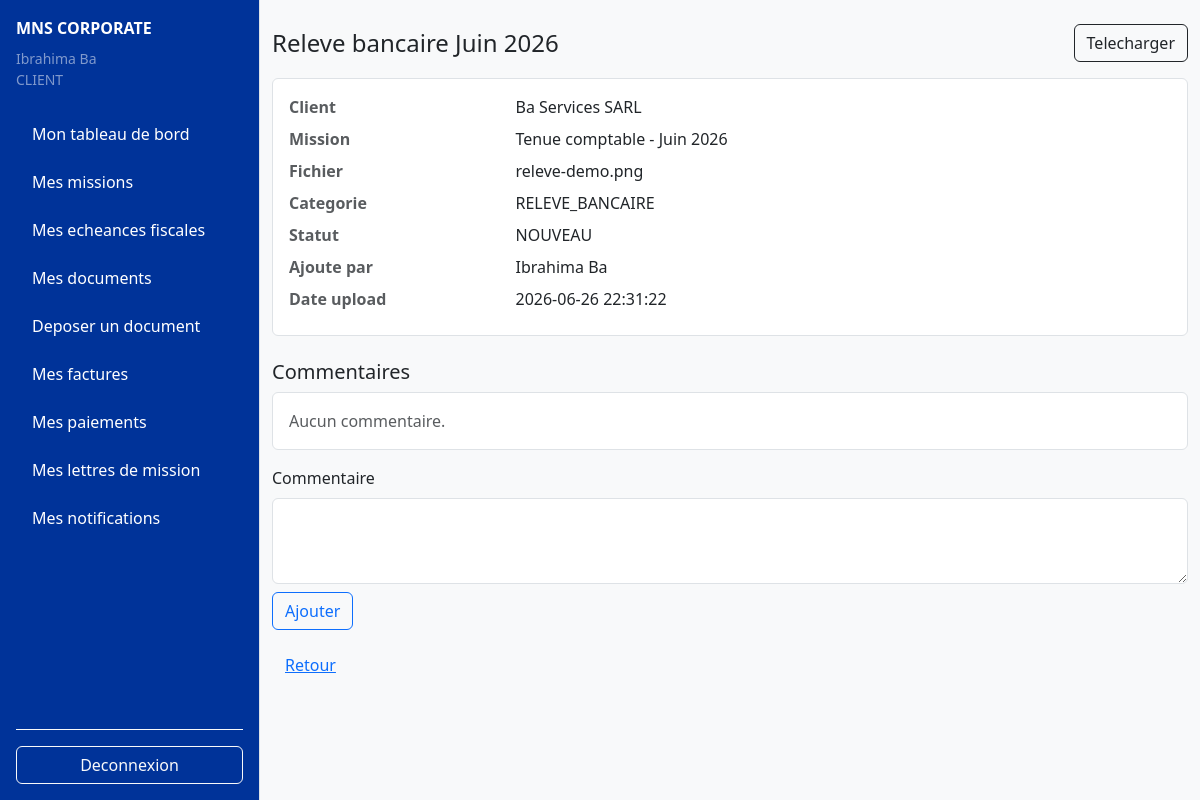
Page /frontend/views/documents/show.php?id=1 (signed in) on the committed database.
### tables this page shows
CREATE TABLE IF NOT EXISTS documents (
    id INT UNSIGNED AUTO_INCREMENT PRIMARY KEY,
    client_id INT UNSIGNED NOT NULL,
    mission_id INT UNSIGNED NULL,
    uploaded_by INT UNSIGNED NOT NULL,
    title VARCHAR(180) NOT NULL,
    original_filename VARCHAR(255) NOT NULL,
    stored_filename VARCHAR(255) NOT NULL,
    file_path VARCHAR(255) NOT NULL,
    file_type VARCHAR(100) NULL,
    file_size INT UNSIGNED NULL,
    document_category ENUM('FACTURE', 'RELEVE_BANCAIRE', 'CONTRAT', 'DECLARATION', 'AUTRE')
        NOT NULL DEFAULT 'AUTRE',
    status ENUM('NOUVEAU', 'CONSULTE', 'VALIDE', 'REJETE')
        NOT NULL DEFAULT 'NOUVEAU',
    uploaded_at TIMESTAMP DEFAULT CURRENT_TIMESTAMP,
    CONSTRAINT fk_documents_client
        FOREIGN KEY (client_id) REFERENCES clients(id)
        ON DELETE CASCADE
        ON UPDATE CASCADE,
    CONSTRAINT fk_documents_mission
        FOREIGN KEY (mission_id) REFERENCES missions(id)
        ON DELETE SET NULL
        ON UPDATE CASCADE,
    CONSTRAINT fk_documents_uploaded_by
        FOREIGN KEY (uploaded_by) REFERENCES users(id)
        ON DELETE RESTRICT
        ON UPDATE CASCADE
);

CREATE TABLE IF NOT EXISTS users (
    id INT UNSIGNED AUTO_INCREMENT PRIMARY KEY,
    full_name VARCHAR(150) NOT NULL,
    email VARCHAR(150) NOT NULL UNIQUE,
    phone VARCHAR(30) NULL,
    password_hash VARCHAR(255) NOT NULL,
    role ENUM('EXPERT', 'COLLABORATEUR', 'STAGIAIRE', 'CLIENT') NOT NULL,
    is_active TINYINT(1) NOT NULL DEFAULT 1,
    last_login_at DATETIME NULL,
    created_at TIMESTAMP DEFAULT CURRENT_TIMESTAMP,
    updated_at TIMESTAMP DEFAULT CURRENT_TIMESTAMP ON UPDATE CURRENT_TIMESTAMP
);

CREATE TABLE IF NOT EXISTS clients (
    id INT UNSIGNED AUTO_INCREMENT PRIMARY KEY,
    user_id INT UNSIGNED NULL UNIQUE,
    company_name VARCHAR(180) NOT NULL,
    legal_form VARCHAR(100) NULL,
    contact_name VARCHAR(150) NULL,
    email VARCHAR(150) NULL,
    phone VARCHAR(30) NULL,
    address VARCHAR(255) NULL,
    ninea VARCHAR(50) NULL UNIQUE,
    rccm VARCHAR(80) NULL UNIQUE,
    tax_regime VARCHAR(100) NULL,
    accounting_year_start DATE NULL,
    accounting_year_end DATE NULL,
    status ENUM('ACTIF', 'INACTIF') NOT NULL DEFAULT 'ACTIF',
    created_at TIMESTAMP DEFAULT CURRENT_TIMESTAMP,
    updated_at TIMESTAMP DEFAULT CURRENT_TIMESTAMP ON UPDATE CURRENT_TIMESTAMP,
    CONSTRAINT fk_clients_user
        FOREIGN KEY (user_id) REFERENCES users(id)
        ON DELETE SET NULL
        ON UPDATE CASCADE
);

CREATE TABLE IF NOT EXISTS missions (
    id INT UNSIGNED AUTO_INCREMENT PRIMARY KEY,
    client_id INT UNSIGNED NOT NULL,
    mission_catalog_id INT UNSIGNED NOT NULL,
    title VARCHAR(180) NOT NULL,
    description TEXT NULL,
    start_date DATE NOT NULL,
    planned_end_date DATE NULL,
    actual_end_date DATE NULL,
    status ENUM('A_FAIRE', 'EN_COURS', 'TERMINEE', 'EN_RETARD', 'ANNULEE')
        NOT NULL DEFAULT 'A_FAIRE',
    priority ENUM('BASSE', 'MOYENNE', 'HAUTE') NOT NULL DEFAULT 'MOYENNE',
    estimated_hours DECIMAL(8,2) NULL,
    created_by INT UNSIGNED NOT NULL,
    created_at TIMESTAMP DEFAULT CURRENT_TIMESTAMP,
    updated_at TIMESTAMP DEFAULT CURRENT_TIMESTAMP ON UPDATE CURRENT_TIMESTAMP,
    CONSTRAINT fk_missions_client
        FOREIGN KEY (client_id) REFERENCES clients(id)
        ON DELETE CASCADE
        ON UPDATE CASCADE,
    CONSTRAINT fk_missions_catalog
        FOREIGN KEY (mission_catalog_id) REFERENCES mission_catalog(id)
        ON DELETE RESTRICT
        ON UPDATE CASCADE,
    CONSTRAINT fk_missions_created_by
        FOREIGN KEY (created_by) REFERENCES users(id)
        ON DELETE RESTRICT
        ON UPDATE CASCADE
);

### backend/controllers/document_controller.php (called while the page is built, shortened)
<?php
require_once __DIR__ . '/../models/Document.php';
require_once __DIR__ . '/../models/Comment.php';
require_once __DIR__ . '/../includes/helpers.php';
function showDocument(int $id): void
{
    $pdo = getDatabaseConnection();
    $model = new Document($pdo);
    $user = currentUser();
    if (!$model->canAccess($user, $id)) { setFlashMessage('error', 'Document inaccessible.'); redirect(DOCUMENT_LIST_URL); }
    $document = $model->getDocumentWithRelations($id);
    $comments = (new Comment($pdo))->findByDocument($id);
    renderDocumentView('show.php', compact('document', 'comments'));
}
function renderDocumentView(string $view, array $vars=[]): void { extract($vars, EXTR_SKIP); if (!defined('MNS_CONTROLLER_RENDER')) { define('MNS_CONTROLLER_RENDER', true); } require __DIR__ . '/../../frontend/views/documents/' . $view; }

### backend/includes/helpers.php (called while the page is built, shortened)
<?php
function e(?string $value): string
{
    return htmlspecialchars($value ?? '', ENT_QUOTES, 'UTF-8', false);
}

### backend/models/BaseModel.php (called while the page is built, shortened)
<?php
abstract class BaseModel
{
    protected PDO $db;
    public function __construct(PDO $db)
    {
        $this->db = $db;
    }
    protected function fetchOne(string $sql, array $params = []): ?array
    {
        $stmt = $this->db->prepare($sql);
        $stmt->execute($params);
        $result = $stmt->fetch(PDO::FETCH_ASSOC);
        return $result === false ? null : $result;
    }
    protected function fetchAll(string $sql, array $params = []): array
    {
        $stmt = $this->db->prepare($sql);
        $stmt->execute($params);
        return $stmt->fetchAll(PDO::FETCH_ASSOC);
    }
}

### backend/models/Document.php (called while the page is built, shortened)
<?php
require_once __DIR__ . '/BaseModel.php';
class Document extends BaseModel
{
    public function getDocumentWithRelations(int $id): ?array
    {
        return $this->fetchOne(
            'SELECT d.*, c.company_name, m.title AS mission_title, u.full_name AS uploader_name
             FROM documents d
             INNER JOIN clients c ON c.id = d.client_id
             LEFT JOIN missions m ON m.id = d.mission_id
             INNER JOIN users u ON u.id = d.uploaded_by
             WHERE d.id = :id',
            ['id' => $id]
        );
    }
    public function countAll(array $filters = []): int
    {
        $params = [];
        $where = $this->where($filters, $params);
        $row = $this->fetchOne(
            "SELECT COUNT(*) AS total FROM documents d
             INNER JOIN clients c ON c.id = d.client_id
             LEFT JOIN missions m ON m.id = d.mission_id {$where}",
            $params
        );
        return $row === null ? 0 : (int) $row['total'];
    }
    public function canAccess(array $user, int $documentId): bool
    {
        $filters = $this->applyAccessFilters($user, ['document_id' => $documentId]);
        return $this->countAll($filters) > 0;
    }
    private function applyAccessFilters(array $user, array $filters): array
    {
        if (($user['role'] ?? '') === 'CLIENT') {
            $client = $this->fetchOne('SELECT id FROM clients WHERE user_id = :user_id', ['user_id' => (int) $user['id']]);
            $filters['client_id'] = $client['id'] ?? 0;
        } elseif (in_array(($user['role'] ?? ''), ['COLLABORATEUR', 'STAGIAIRE'], true)) {
            $filters['assigned_user_id'] = (int) $user['id'];
        }
        return $filters;
    }
    private function where(array $filters, array &$params): string
    {
        $where = [];
        if (($filters['document_id'] ?? '') !== '') {
            $where[] = 'd.id = :document_id';
            $params['document_id'] = $filters['document_id'];
        }
        foreach (['client_id', 'mission_id', 'status', 'document_category'] as $field) {
            if (($filters[$field] ?? '') !== '') {
                $where[] = "d.{$field} = :{$field}";
                $params[$field] = $filters[$field];
            }
        }
        return $where ? ' WHERE ' . implode(' AND ', $where) : '';
    }
}

### backend/models/Comment.php (called while the page is built, shortened)
<?php
require_once __DIR__ . '/BaseModel.php';
class Comment extends BaseModel
{
    public function findByDocument(int $documentId): array
    {
        return $this->fetchAll(
            'SELECT c.*, u.full_name FROM comments c INNER JOIN users u ON u.id = c.user_id WHERE c.document_id = :document_id ORDER BY c.created_at ASC',
            ['document_id' => $documentId]
        );
    }
}

### frontend/views/documents/show.php (the view)
<?php declare(strict_types=1); if(!defined('MNS_CONTROLLER_RENDER')){require_once __DIR__.'/../../../backend/controllers/document_controller.php'; if(($_GET['action']??'')==='comment'){addDocumentComment((int)($_POST['document_id']??0));}else{showDocument((int)($_GET['id']??0));} return;} require_once __DIR__.'/../../../backend/includes/helpers.php'; require_once __DIR__.'/../../../backend/includes/role_check.php'; $user=currentUser(); require_once __DIR__.'/../includes/header.php'; ?>
<div class="d-flex"><?php require_once __DIR__.'/../includes/sidebar.php'; ?><main class="container py-4"><div class="d-flex justify-content-between align-items-center mb-3"><h1 class="h4 mb-0"><?php echo e($document['title']); ?></h1><a class="btn btn-outline-dark" href="/MNS_CORPORATE/frontend/views/documents/list.php?action=download&id=<?php echo e((string)$document['id']); ?>">Telecharger</a></div><div class="bg-white border rounded p-3"><dl class="row mb-0"><?php foreach(['company_name'=>'Client','mission_title'=>'Mission','original_filename'=>'Fichier','document_category'=>'Categorie','status'=>'Statut','uploader_name'=>'Ajoute par','uploaded_at'=>'Date upload'] as $k=>$l): ?><dt class="col-sm-3 text-muted"><?php echo e($l); ?></dt><dd class="col-sm-9"><?php echo e((string)($document[$k]??'')); ?></dd><?php endforeach; ?></dl><?php if(($user['role']??'')==='EXPERT'): ?><form method="post" action="/MNS_CORPORATE/frontend/views/documents/list.php?action=status" class="mt-3 d-flex gap-2"><input type="hidden" name="id" value="<?php echo e((string)$document['id']); ?>"><button class="btn btn-success" name="status" value="VALIDE">Valider</button><button class="btn btn-danger" name="status" value="REJETE">Rejeter</button></form><?php endif; ?></div><h2 class="h5 mt-4">Commentaires</h2><div class="bg-white border rounded p-3"><?php foreach(($comments??[]) as $c): ?><div class="border-bottom py-2"><strong><?php echo e($c['full_name']); ?></strong><div><?php echo e($c['message']); ?></div><small class="text-muted"><?php echo e($c['created_at']); ?></small></div><?php endforeach; ?><?php if(($comments??[])===[]): ?><div class="text-muted">Aucun commentaire.</div><?php endif; ?></div><?php require __DIR__.'/comment_form.php'; ?><a class="btn btn-link mt-3" href="/MNS_CORPORATE/frontend/views/documents/list.php">Retour</a></main></div><?php require_once __DIR__.'/../includes/footer.php'; ?>

### frontend/views/includes/sidebar.php (shortened to what this page needs)
<?php
require_once __DIR__ . '/../../../backend/includes/helpers.php';
$user = currentUser();
$role = is_array($user) ? (string) ($user['role'] ?? '') : '';
$fullName = is_array($user) ? (string) ($user['full_name'] ?? '') : '';
$currentPath = (string) ($_SERVER['SCRIPT_NAME'] ?? '');
$sidebarBlue = '#003399';
$links = [];
if ($role === 'EXPERT') {
    $links = [
        ['Tableau de bord', '/MNS_CORPORATE/index.php'],
        ['Clients', '/MNS_CORPORATE/frontend/views/clients/list.php'],
        ['Missions', '/MNS_CORPORATE/frontend/views/missions/list.php'],
        ['Catalogue des missions', '/MNS_CORPORATE/frontend/views/missions/catalog_list.php'],
        ['Echeances fiscales', '/MNS_CORPORATE/frontend/views/deadlines/list.php'],
        ['Documents', '/MNS_CORPORATE/frontend/views/documents/list.php'],
        ['Notifications', '/MNS_CORPORATE/frontend/views/notifications/list.php'],
        ['Gestion des timesheets', '/MNS_CORPORATE/frontend/views/timesheets/list.php'],
        ['Synthese temps par mission', '/MNS_CORPORATE/frontend/views/timesheets/summary.php'],
        ['Factures', '/MNS_CORPORATE/frontend/views/invoices/list.php'],
        ['Creer une facture', '/MNS_CORPORATE/frontend/views/invoices/create.php'],
        ['Paiements', '/MNS_CORPORATE/frontend/views/payments/list.php'],
        ['Balance agee', '/MNS_CORPORATE/frontend/views/payments/balance_aged.php'],
        ['Lettres de mission', '/MNS_CORPORATE/frontend/views/engagement_letters/list.php'],
        ['Exports', '/MNS_CORPORATE/frontend/views/exports/index.php'],
        ['Sauvegarde base de donnees', '/MNS_CORPORATE/frontend/views/exports/backup.php'],
        ['Journal d audit', '/MNS_CORPORATE/frontend/views/audit_logs/list.php'],
    ];
} elseif ($role === 'CLIENT') {
    $links = [
        ['Mon tableau de bord', '/MNS_CORPORATE/index.php'],
        ['Mes missions', '/MNS_CORPORATE/frontend/views/missions/list.php'],
        ['Mes echeances fiscales', '/MNS_CORPORATE/frontend/views/deadlines/list.php'],
        ['Mes documents', '/MNS_CORPORATE/frontend/views/documents/list.php'],
        ['Deposer un document', '/MNS_CORPORATE/frontend/views/documents/upload.php'],
        ['Mes factures', '/MNS_CORPORATE/frontend/views/invoices/list.php'],
        ['Mes paiements', '/MNS_CORPORATE/frontend/views/payments/list.php'],
        ['Mes lettres de mission', '/MNS_CORPORATE/frontend/views/engagement_letters/list.php'],
        ['Mes notifications', '/MNS_CORPORATE/frontend/views/notifications/list.php'],
    ];
}
?>
<nav class="border-end d-none d-lg-flex flex-column flex-shrink-0" style="min-height:100vh; width:260px; padding:1rem; background-color: <?php echo e($sidebarBlue); ?>;">
    <?php renderSidebarContent($user, $fullName, $role, $links, $currentPath, $sidebarBlue); ?>
</nav>
<?php
function renderSidebarContent(?array $user, string $fullName, string $role, array $links, string $currentPath, string $sidebarBlue): void
{
    ?>
    <div class="mb-4">
        <a href="/MNS_CORPORATE/index.php" class="text-decoration-none text-white"><strong>MNS CORPORATE</strong></a>
        <?php if ($user !== null): ?>
            <div class="small text-white-50 mt-2">
                <div><?php echo e($fullName); ?></div>
                <div><?php echo e($role); ?></div>
            </div>
        <?php endif; ?>
    </div>
    <?php if ($user !== null): ?>
        <ul class="nav flex-column flex-grow-1">
            <?php foreach ($links as [$label, $url]): ?>
                <?php $isActive = sidebarLinkIsActive((string) $url, $currentPath); ?>
                <li class="nav-item mb-2">
                    <a
                        class="nav-link rounded <?php echo $isActive ? 'fw-semibold' : ''; ?>"
                        style="<?php echo $isActive ? 'background-color:#fff;color:' . e($sidebarBlue) . ';' : 'color:#fff;'; ?>"
                        href="<?php echo e($url); ?>"
                    ><?php echo e($label); ?></a>
                </li>
            <?php endforeach; ?>
        </ul>
        <div class="pt-3 border-top border-light">
            <a class="btn btn-outline-light w-100" href="/MNS_CORPORATE/logout.php">Deconnexion</a>
        </div>
    <?php else: ?>
        <div class="text-white-50">Connectez-vous pour voir le menu.</div>
    <?php endif; ?>
    <?php
}
function sidebarLinkIsActive(string $url, string $currentPath): bool
{
    $path = parse_url($url, PHP_URL_PATH);
    return $currentPath === $path;
}

### rows in the picture
documents: uploaded_by.full_name "Ibrahima Ba", title "Releve bancaire Juin 2026", client.company_name "Ba Services SARL", mission.title "Tenue comptable - Juin 2026", original_filename "releve-demo.png", document_category "RELEVE_BANCAIRE", status "NOUVEAU", uploaded_at "2026-06-26 22:31:22"

### other values in the picture
$role "CLIENT"
$label "Mon tableau de bord"
$label "Mes missions"
$label "Mes echeances fiscales"
$label "Mes documents"
$label "Deposer un document"
$label "Mes factures"
$label "Mes paiements"
$label "Mes lettres de mission"
$label "Mes notifications"
$l "Client"
$l "Mission"
$l "Fichier"
$l "Categorie"
$l "Statut"
